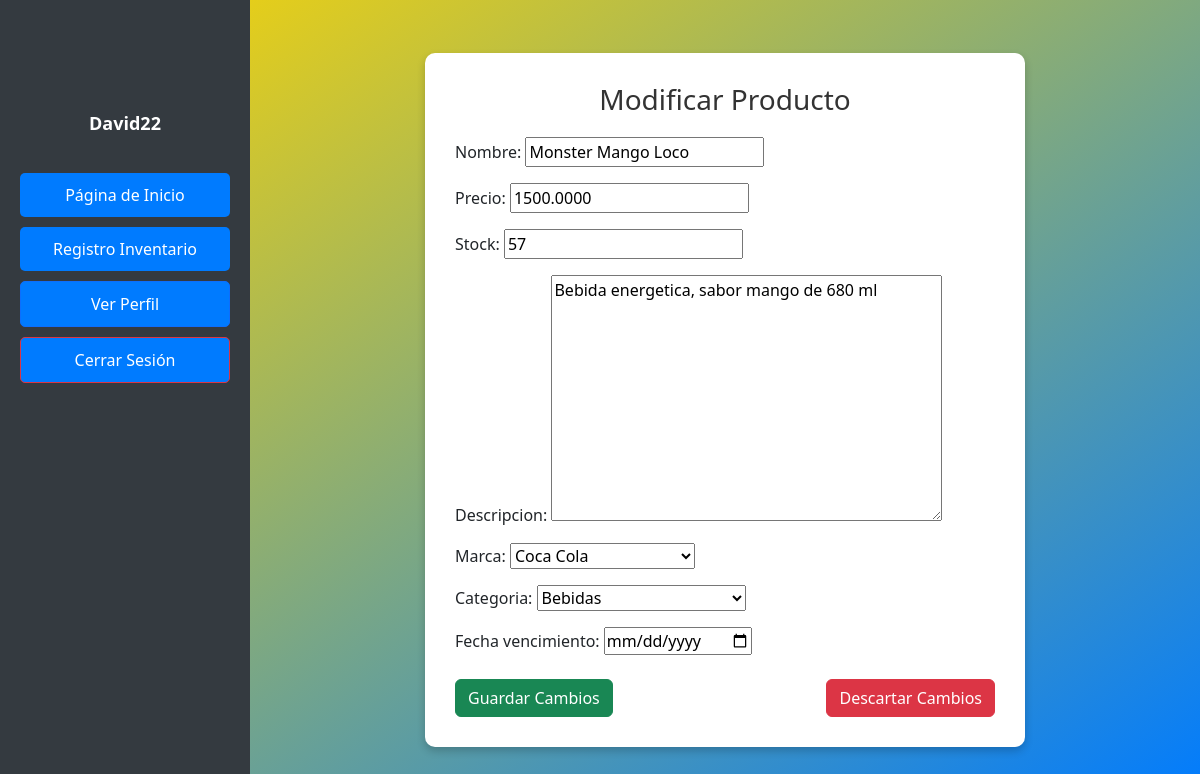
/editarproducto/89/ (signed in), run on the app's committed database.
### pagina/models.py (models this page shows, shortened)
class Producto(models.Model):
    nombre = models.CharField(max_length=100)
    precio = models.DecimalField(max_digits=10, decimal_places=4)
    stock = models.IntegerField()
    descripcion = models.TextField()
    marca = models.ForeignKey(Marca, on_delete=models.CASCADE)
    categoria = models.ForeignKey(Categoria, null=True, blank=True, on_delete=models.SET_NULL)
    fecha_vencimiento = models.DateField(default=timezone.now)

class Marca(models.Model):
    nombre = models.CharField(max_length=100)
    def __str__(self):
        return self.nombre

### pagina/views.py (the view)
# urls.py: path('editarproducto/<int:producto_id>/', editar_producto, name='editar_producto'),
@login_required
def editar_producto(request, producto_id):
    producto = get_object_or_404(Producto, id=producto_id)
    if request.method == 'POST':
        form = ProductoForm(request.POST, instance=producto)
        if form.is_valid():
            form.save()  # Guarda los cambios del producto
            return redirect('vendedor')
    else:
        form = ProductoForm(instance=producto)
    return render(request, 'editar_producto.html', {'form': form, 'producto': producto})

### pagina/forms.py (shortened to what this page needs)
class ProductoForm(forms.ModelForm):
    class Meta:
        model = Producto
        fields = ['nombre', 'precio', 'stock', 'descripcion', 'marca', 'categoria', 'fecha_vencimiento']
        widgets = {
            'fecha_vencimiento': forms.DateInput(format='%d/%m/%Y', attrs={'type': 'date'})
        }
    marca = forms.ModelChoiceField(queryset=Marca.objects.all(), empty_label="Selecciona una marca")
    categoria = forms.ModelChoiceField(queryset=Categoria.objects.all(), required=False, empty_label="Selecciona una categoría")

### pagina/models.py (called while the page is built)
    def __str__(self):
        return self.nombre

### pagina/templates/editar_producto.html (shortened to what this page needs)
{% load static %}
<!DOCTYPE html>
<html lang="en">
<head>
    <link href="https://cdn.jsdelivr.net/npm/bootstrap@5.3.0/dist/css/bootstrap.min.css" rel="stylesheet">
    <link rel="stylesheet" href="{% static 'css/lateral.css' %}">
</head>
<body>
    <div class="sidebar">
        <div class="perfil">
            <div class="perfil-imagen"></div>
            <p>
                {% if user.is_authenticated %}
                {{ user.username }}
                {% else %}
                Invitado
                {% endif %}
            </p>
        </div>
        <ul>
            <li><a href="{% url 'adminpage' %}">Página de Inicio</a></li>
            <li><a href="{% url 'vendedor' %}" class="active">Registro Inventario</a></li>
            <li><a href="{% url 'verPerfil' %}" class="btn btn-primary w-100">Ver Perfil</a></li>
            <li>
                <form action="{% url 'logout' %}" method="post">
                    <button type="submit" class="btn btn-danger w-100">Cerrar Sesión</button>
                </form>
            </li>
        </ul>
    </div>
    <div class="main-content">
        <div class="form-container">
            <form method="POST" id="edit-form">
                <h3>Modificar Producto</h3>
                {{ form.as_p }}
                <div class="d-flex justify-content-between mt-4">
                    <button type="submit" class="btn btn-success" id="submit-btn">Guardar Cambios</button>
                    <a href="{% url 'vendedor' %}" class="btn btn-danger" id="discard-btn">Descartar Cambios</a>
                </div>
            </form>
        </div>
    </div>
</body>
</html>

### pagina/static/css/lateral.css (style rules this page uses)
.sidebar { width: 250px; height: 100vh; background-color: #333; display: flex; flex-direction: column; align-items: center; padding-top: 20px; }
.perfil { text-align: center; margin-bottom: 20px; }
.perfil-imagen { width: 80px; height: 80px; border-radius: 50%; margin-bottom: 10px; }
.perfil p { color: #fff; font-size: 18px; font-weight: bold; }
.sidebar ul { list-style-type: none; padding: 0; width: 100%; }

### pagina/templates/editar_producto.html (style rules this page uses)
body { background: linear-gradient(to bottom right, #ffd700, #007bff); font-family: 'Segoe UI', Tahoma, Geneva, Verdana, sans-serif; display: flex; flex-direction: row; margin: 0; padding: 0; min-height: 100vh; }
.sidebar { width: 250px; background-color: #343a40; color: white; padding: 20px; height: 100vh; position: fixed; top: 0; left: 0; z-index: 1000; }
.sidebar ul { padding: 0; margin: 0; list-style: none; }
.sidebar ul li { margin-bottom: 10px; }
.sidebar ul li a, .sidebar ul li form button { display: block; padding: 10px; border-radius: 5px; color: white; background-color: #007bff; text-decoration: none; text-align: center; box-sizing: border-box; width: 100%; }
.main-content { margin-left: 250px; padding: 20px; display: flex; justify-content: center; align-items: center; flex-grow: 1; overflow-y: auto; }
.form-container { width: 100%; max-width: 600px; background-color: #ffffff; padding: 30px; border-radius: 10px; box-shadow: 0 4px 8px rgba(0, 0, 0, 0.2); display: flex; flex-direction: column; gap: 15px; }
.form-container h3 { text-align: center; color: #333; margin-bottom: 20px; }

### data on the page
Producto: nombre "Monster Mango Loco", precio "1500.0000", stock "57", descripcion "Bebida energetica, sabor mango de 680 ml", marca "Coca Cola", categoria "Bebidas"

### other printed values
{{ user.username }} "David22"
